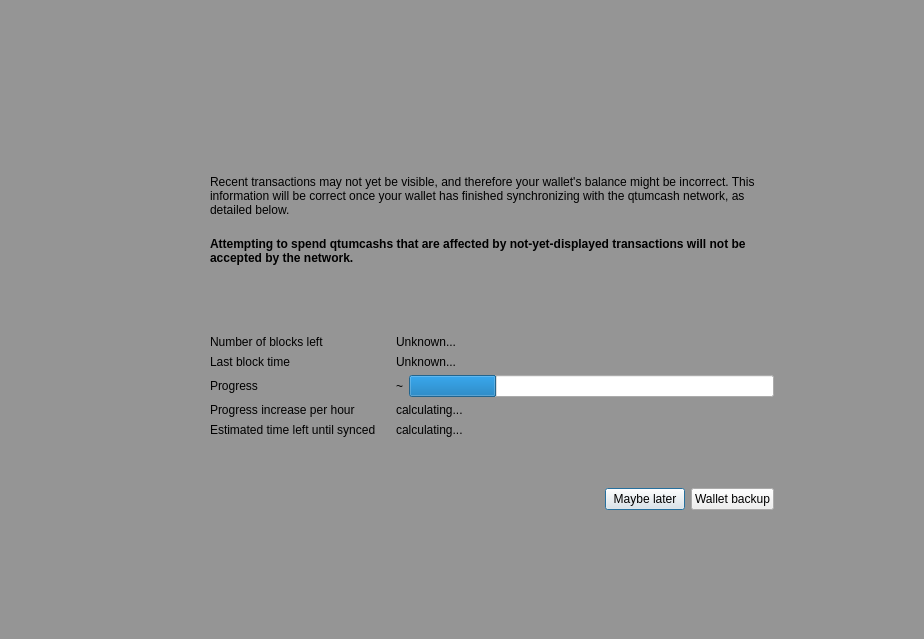
<?xml version="1.0" encoding="UTF-8"?>
<ui version="4.0">
 <class>ModalOverlay</class>
 <widget class="ModalOverlay" name="ModalOverlay">
  <property name="geometry">
   <rect>
    <x>0</x>
    <y>0</y>
    <width>924</width>
    <height>639</height>
   </rect>
  </property>
  <property name="windowTitle">
   <string>Form</string>
  </property>
  <layout class="QVBoxLayout" name="verticalLayout" stretch="0">
   <property name="sizeConstraint">
    <enum>QLayout::SetDefaultConstraint</enum>
   </property>
   <property name="leftMargin">
    <number>0</number>
   </property>
   <property name="topMargin">
    <number>0</number>
   </property>
   <property name="rightMargin">
    <number>0</number>
   </property>
   <property name="bottomMargin">
    <number>0</number>
   </property>
   <item>
    <widget class="QWidget" name="bgWidget" native="true">
     <property name="styleSheet">
      <string notr="true">#bgWidget { background: rgba(0,0,0,96); }</string>
     </property>
     <layout class="QVBoxLayout" name="verticalLayoutMain" stretch="0">
      <property name="leftMargin">
       <number>120</number>
      </property>
      <property name="topMargin">
       <number>120</number>
      </property>
      <property name="rightMargin">
       <number>120</number>
      </property>
      <property name="bottomMargin">
       <number>120</number>
      </property>
      <item>
       <widget class="QWidget" name="contentWidget" native="true">
        <layout class="QVBoxLayout" name="verticalLayout_3" stretch="1,0">
         <property name="spacing">
          <number>0</number>
         </property>
         <property name="leftMargin">
          <number>0</number>
         </property>
         <property name="topMargin">
          <number>0</number>
         </property>
         <property name="rightMargin">
          <number>0</number>
         </property>
         <property name="bottomMargin">
          <number>0</number>
         </property>
         <item>
          <widget class="QStackedWidget" name="stackedWidget">
           <property name="currentIndex">
            <number>0</number>
           </property>
           <widget class="QWidget" name="page">
            <layout class="QVBoxLayout" name="verticalLayout_2">
             <property name="spacing">
              <number>0</number>
             </property>
             <property name="leftMargin">
              <number>30</number>
             </property>
             <property name="topMargin">
              <number>10</number>
             </property>
             <property name="rightMargin">
              <number>30</number>
             </property>
             <property name="bottomMargin">
              <number>10</number>
             </property>
             <item>
              <spacer name="verticalSpacer_3">
               <property name="orientation">
                <enum>Qt::Vertical</enum>
               </property>
               <property name="sizeType">
                <enum>QSizePolicy::Expanding</enum>
               </property>
               <property name="sizeHint" stdset="0">
                <size>
                 <width>20</width>
                 <height>40</height>
                </size>
               </property>
              </spacer>
             </item>
             <item>
              <layout class="QHBoxLayout" name="horizontalLayoutIconText" stretch="0,1">
               <property name="spacing">
                <number>20</number>
               </property>
               <property name="topMargin">
                <number>20</number>
               </property>
               <item>
                <layout class="QVBoxLayout" name="verticalLayoutIcon">
                 <item>
                  <widget class="QPushButton" name="warningIcon">
                   <property name="enabled">
                    <bool>false</bool>
                   </property>
                   <property name="text">
                    <string/>
                   </property>
                   <property name="iconSize">
                    <size>
                     <width>48</width>
                     <height>48</height>
                    </size>
                   </property>
                   <property name="flat">
                    <bool>true</bool>
                   </property>
                  </widget>
                 </item>
                 <item>
                  <spacer name="verticalSpacerWarningIcon">
                   <property name="orientation">
                    <enum>Qt::Vertical</enum>
                   </property>
                   <property name="sizeHint" stdset="0">
                    <size>
                     <width>20</width>
                     <height>40</height>
                    </size>
                   </property>
                  </spacer>
                 </item>
                </layout>
               </item>
               <item>
                <layout class="QVBoxLayout" name="verticalLayoutInfoText">
                 <property name="leftMargin">
                  <number>0</number>
                 </property>
                 <property name="topMargin">
                  <number>0</number>
                 </property>
                 <item>
                  <widget class="QLabel" name="infoText">
                   <property name="text">
                    <string>Recent transactions may not yet be visible, and therefore your wallet's balance might be incorrect. This information will be correct once your wallet has finished synchronizing with the qtumcash network, as detailed below.</string>
                   </property>
                   <property name="textFormat">
                    <enum>Qt::RichText</enum>
                   </property>
                   <property name="wordWrap">
                    <bool>true</bool>
                   </property>
                  </widget>
                 </item>
                 <item>
                  <widget class="QLabel" name="infoTextStrong">
                   <property name="font">
                    <font>
                     <weight>75</weight>
                     <bold>true</bold>
                    </font>
                   </property>
                   <property name="text">
                    <string>Attempting to spend qtumcashs that are affected by not-yet-displayed transactions will not be accepted by the network.</string>
                   </property>
                   <property name="textFormat">
                    <enum>Qt::RichText</enum>
                   </property>
                   <property name="wordWrap">
                    <bool>true</bool>
                   </property>
                  </widget>
                 </item>
                 <item>
                  <spacer name="verticalSpacerInTextSpace">
                   <property name="orientation">
                    <enum>Qt::Vertical</enum>
                   </property>
                   <property name="sizeHint" stdset="0">
                    <size>
                     <width>20</width>
                     <height>40</height>
                    </size>
                   </property>
                  </spacer>
                 </item>
                 <item>
                  <layout class="QFormLayout" name="formLayout">
                   <property name="fieldGrowthPolicy">
                    <enum>QFormLayout::ExpandingFieldsGrow</enum>
                   </property>
                   <property name="horizontalSpacing">
                    <number>20</number>
                   </property>
                   <property name="verticalSpacing">
                    <number>6</number>
                   </property>
                   <property name="topMargin">
                    <number>10</number>
                   </property>
                   <item row="0" column="0">
                    <widget class="QLabel" name="labelNumberOfBlocksLeft">
                     <property name="font">
                      <font>
                       <weight>50</weight>
                       <bold>false</bold>
                      </font>
                     </property>
                     <property name="text">
                      <string>Number of blocks left</string>
                     </property>
                    </widget>
                   </item>
                   <item row="0" column="1">
                    <widget class="QLabel" name="numberOfBlocksLeft">
                     <property name="sizePolicy">
                      <sizepolicy hsizetype="Expanding" vsizetype="Preferred">
                       <horstretch>0</horstretch>
                       <verstretch>0</verstretch>
                      </sizepolicy>
                     </property>
                     <property name="text">
                      <string>Unknown...</string>
                     </property>
                    </widget>
                   </item>
                   <item row="1" column="0">
                    <widget class="QLabel" name="labelLastBlockTime">
                     <property name="font">
                      <font>
                       <weight>50</weight>
                       <bold>false</bold>
                      </font>
                     </property>
                     <property name="text">
                      <string>Last block time</string>
                     </property>
                    </widget>
                   </item>
                   <item row="1" column="1">
                    <widget class="QLabel" name="newestBlockDate">
                     <property name="sizePolicy">
                      <sizepolicy hsizetype="Expanding" vsizetype="Preferred">
                       <horstretch>0</horstretch>
                       <verstretch>0</verstretch>
                      </sizepolicy>
                     </property>
                     <property name="text">
                      <string>Unknown...</string>
                     </property>
                    </widget>
                   </item>
                   <item row="2" column="0">
                    <widget class="QLabel" name="labelSyncDone">
                     <property name="font">
                      <font>
                       <weight>50</weight>
                       <bold>false</bold>
                      </font>
                     </property>
                     <property name="text">
                      <string>Progress</string>
                     </property>
                    </widget>
                   </item>
                   <item row="2" column="1">
                    <layout class="QHBoxLayout" name="horizontalLayoutSync" stretch="0,1">
                     <property name="spacing">
                      <number>6</number>
                     </property>
                     <item>
                      <widget class="QLabel" name="percentageProgress">
                       <property name="text">
                        <string notr="true">~</string>
                       </property>
                      </widget>
                     </item>
                     <item>
                      <widget class="QProgressBar" name="progressBar">
                       <property name="value">
                        <number>24</number>
                       </property>
                       <property name="format">
                        <string/>
                       </property>
                      </widget>
                     </item>
                    </layout>
                   </item>
                   <item row="4" column="0">
                    <widget class="QLabel" name="labelProgressIncrease">
                     <property name="font">
                      <font>
                       <weight>50</weight>
                       <bold>false</bold>
                      </font>
                     </property>
                     <property name="text">
                      <string>Progress increase per hour</string>
                     </property>
                    </widget>
                   </item>
                   <item row="4" column="1">
                    <widget class="QLabel" name="progressIncreasePerH">
                     <property name="sizePolicy">
                      <sizepolicy hsizetype="Expanding" vsizetype="Preferred">
                       <horstretch>0</horstretch>
                       <verstretch>0</verstretch>
                      </sizepolicy>
                     </property>
                     <property name="text">
                      <string>calculating...</string>
                     </property>
                    </widget>
                   </item>
                   <item row="5" column="0">
                    <widget class="QLabel" name="labelEstimatedTimeLeft">
                     <property name="font">
                      <font>
                       <weight>50</weight>
                       <bold>false</bold>
                      </font>
                     </property>
                     <property name="text">
                      <string>Estimated time left until synced</string>
                     </property>
                    </widget>
                   </item>
                   <item row="5" column="1">
                    <widget class="QLabel" name="expectedTimeLeft">
                     <property name="sizePolicy">
                      <sizepolicy hsizetype="Expanding" vsizetype="Preferred">
                       <horstretch>0</horstretch>
                       <verstretch>0</verstretch>
                      </sizepolicy>
                     </property>
                     <property name="text">
                      <string>calculating...</string>
                     </property>
                    </widget>
                   </item>
                  </layout>
                 </item>
                </layout>
               </item>
              </layout>
             </item>
             <item>
              <spacer name="verticalSpacer_4">
               <property name="orientation">
                <enum>Qt::Vertical</enum>
               </property>
               <property name="sizeHint" stdset="0">
                <size>
                 <width>20</width>
                 <height>40</height>
                </size>
               </property>
              </spacer>
             </item>
            </layout>
           </widget>
           <widget class="QWidget" name="page_2">
            <layout class="QVBoxLayout" name="verticalLayout_4">
             <property name="spacing">
              <number>15</number>
             </property>
             <property name="leftMargin">
              <number>30</number>
             </property>
             <property name="topMargin">
              <number>0</number>
             </property>
             <property name="rightMargin">
              <number>30</number>
             </property>
             <property name="bottomMargin">
              <number>0</number>
             </property>
             <item>
              <spacer name="verticalSpacer_2">
               <property name="orientation">
                <enum>Qt::Vertical</enum>
               </property>
               <property name="sizeHint" stdset="0">
                <size>
                 <width>20</width>
                 <height>40</height>
                </size>
               </property>
              </spacer>
             </item>
             <item>
              <layout class="QGridLayout" name="gridLayout">
               <item row="0" column="1">
                <widget class="QLabel" name="labelNote">
                 <property name="layoutDirection">
                  <enum>Qt::LeftToRight</enum>
                 </property>
                 <property name="text">
                  <string>Wallet backup prompt</string>
                 </property>
                 <property name="alignment">
                  <set>Qt::AlignLeading|Qt::AlignLeft|Qt::AlignVCenter</set>
                 </property>
                </widget>
               </item>
               <item row="1" column="1">
                <widget class="QLabel" name="labelMessage">
                 <property name="text">
                  <string>Please backup your wallet as soon
Please make sure to keep an updated antivirus and operating system. We can not recover Your funds if you visit phishing site or lose your backup. Please make sure to keep backups of your private keys or files. We do not store your private keys on this wallet. And you as a user, are entirely responsible for your funds and your own security.</string>
                 </property>
                 <property name="alignment">
                  <set>Qt::AlignLeading|Qt::AlignLeft|Qt::AlignVCenter</set>
                 </property>
                 <property name="wordWrap">
                  <bool>true</bool>
                 </property>
                </widget>
               </item>
               <item row="0" column="0">
                <widget class="QPushButton" name="warningIconBackup">
                 <property name="enabled">
                  <bool>false</bool>
                 </property>
                 <property name="sizePolicy">
                  <sizepolicy hsizetype="Fixed" vsizetype="Fixed">
                   <horstretch>0</horstretch>
                   <verstretch>0</verstretch>
                  </sizepolicy>
                 </property>
                 <property name="minimumSize">
                  <size>
                   <width>30</width>
                   <height>30</height>
                  </size>
                 </property>
                 <property name="maximumSize">
                  <size>
                   <width>30</width>
                   <height>30</height>
                  </size>
                 </property>
                 <property name="text">
                  <string/>
                 </property>
                 <property name="iconSize">
                  <size>
                   <width>30</width>
                   <height>30</height>
                  </size>
                 </property>
                 <property name="flat">
                  <bool>true</bool>
                 </property>
                </widget>
               </item>
               <item row="1" column="0">
                <spacer name="horizontalSpacer_2">
                 <property name="orientation">
                  <enum>Qt::Horizontal</enum>
                 </property>
                 <property name="sizeType">
                  <enum>QSizePolicy::Fixed</enum>
                 </property>
                 <property name="sizeHint" stdset="0">
                  <size>
                   <width>30</width>
                   <height>20</height>
                  </size>
                 </property>
                </spacer>
               </item>
              </layout>
             </item>
             <item>
              <spacer name="verticalSpacer">
               <property name="orientation">
                <enum>Qt::Vertical</enum>
               </property>
               <property name="sizeType">
                <enum>QSizePolicy::Expanding</enum>
               </property>
               <property name="sizeHint" stdset="0">
                <size>
                 <width>20</width>
                 <height>40</height>
                </size>
               </property>
              </spacer>
             </item>
            </layout>
           </widget>
          </widget>
         </item>
         <item>
          <widget class="QWidget" name="buttonsContainerWhite" native="true">
           <layout class="QHBoxLayout" name="horizontalLayout">
            <property name="leftMargin">
             <number>30</number>
            </property>
            <property name="topMargin">
             <number>15</number>
            </property>
            <property name="rightMargin">
             <number>30</number>
            </property>
            <item>
             <spacer name="horizontalSpacer">
              <property name="orientation">
               <enum>Qt::Horizontal</enum>
              </property>
              <property name="sizeHint" stdset="0">
               <size>
                <width>40</width>
                <height>20</height>
               </size>
              </property>
             </spacer>
            </item>
            <item>
             <widget class="QPushButton" name="closeButton">
              <property name="focusPolicy">
               <enum>Qt::StrongFocus</enum>
              </property>
              <property name="text">
               <string>Maybe later</string>
              </property>
              <property name="default">
               <bool>true</bool>
              </property>
             </widget>
            </item>
            <item>
             <widget class="QPushButton" name="walletBackupButton">
              <property name="text">
               <string>Wallet backup</string>
              </property>
             </widget>
            </item>
           </layout>
          </widget>
         </item>
        </layout>
       </widget>
      </item>
     </layout>
    </widget>
   </item>
  </layout>
 </widget>
 <customwidgets>
  <customwidget>
   <class>ModalOverlay</class>
   <extends>QWidget</extends>
   <header>qt/modaloverlay.h</header>
   <container>1</container>
  </customwidget>
 </customwidgets>
 <resources/>
 <connections/>
</ui>
